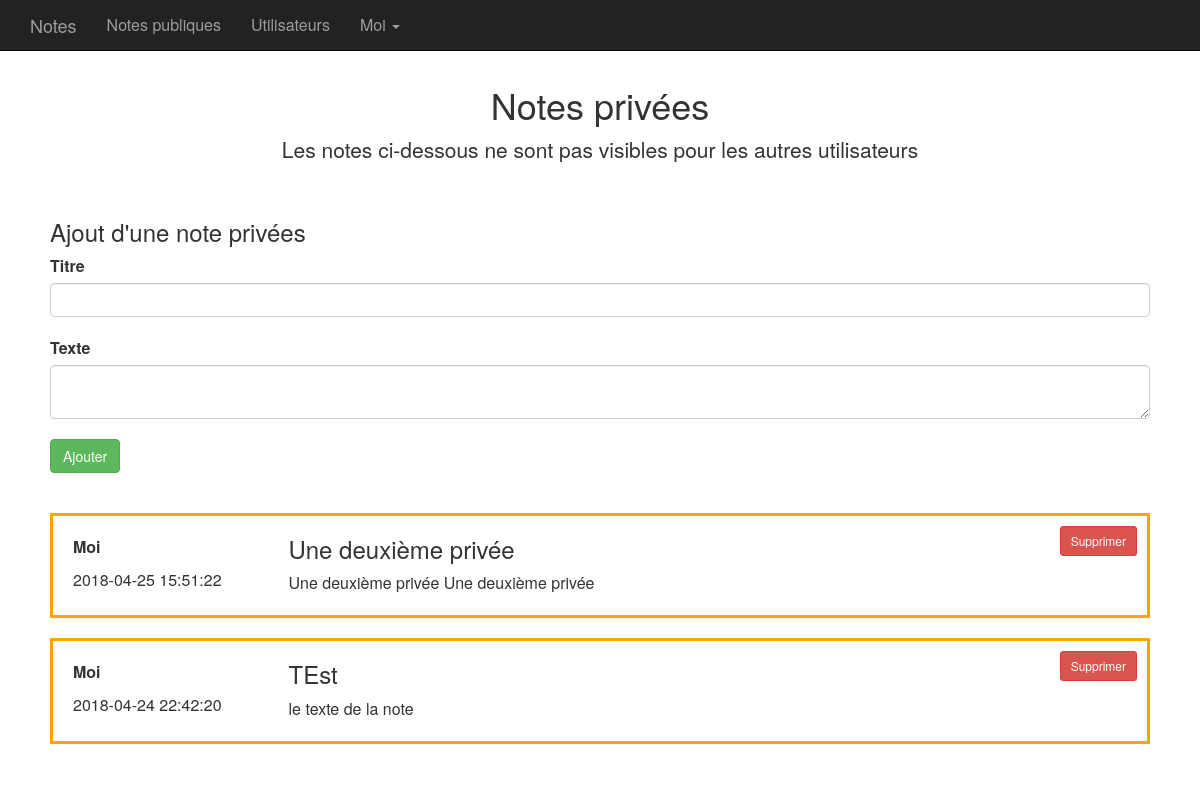
/moi/notes (signed in), run on the app's committed database.
### models.py (models this page shows, shortened)
class BaseModel(Model):
    class Meta:
        database = db

class Login(UserMixin):
    def is_password_good(self, password):
        if password:
            return self.passwd_hash == hash_password(password)
        return False

class User(BaseModel, Login):
    user_name = CharField(unique=True)
    email = CharField(null=True)
    passwd_hash = CharField(null=True)
    passwd_clear = CharField(null=True)
    creation_date = DateTimeField(default=get_datetime,formats=["%d/%m/%Y %H:%M:%S"])
    active = BooleanField(default=True)
    is_admin = BooleanField(default=False)

class Note(BaseModel):
    user =  ForeignKeyField(User, related_name='notes')
    title = CharField()
    content = CharField()
    creation_date = DateTimeField(default=get_datetime,formats=["%d/%m/%Y %H:%M:%S"])
    is_public = BooleanField(default=False)

### apptst.py (the view)
@app.route("/moi/notes")
@login_required
@log_access
def get_private_notes():
    notes = list(Note.select()
        .join(User)
        .where((User.id == current_user.id) & (Note.is_public == False)))
    notes.sort(key=lambda r: r.creation_date, reverse=True)
    return render_template("private_notes.tpl", notes=notes, ssl=is_ssl(request.url))

### apptst.py (called while the page is built)
def is_ssl(url):
    return url.split("://")[0].endswith("s")

def get_real_ip(request):
    return request.access_route[-1]

def log_activity(action):
    if current_user.is_anonymous:
        user_id = 1 # utilisateur anonyme, crée lors de la création des tables
    else:
        user_id = current_user.id
    try:
        activity = Activity.create(user=user_id, action=action, ip_addr=get_real_ip(request), user_agent=request.headers["user_agent"], platform=request.user_agent.platform, browser=request.user_agent.browser, version=request.user_agent.version)
    except Exception as e:
        app.logger.debug("Problème lors de la création d'une Activity:")
        app.logger.debug(e)

def log_access(func):
    @wraps(func)
    def decorated_function(*args, **kwargs):
        log_activity(request.path)
        return func(*args, **kwargs)
    return decorated_function

@login_manager.user_loader
def load_user(user_id):
    try:
        return User.get(User.id == str(user_id))
    except User.DoesNotExist:
        return None

### models.py (called while the page is built)
def get_datetime(format="%d/%m/%Y %H:%M:%S"):
    return datetime.now().strftime(format)

### templates/private_notes.tpl (shortened to what this page needs)
{% extends "base.tpl" %}
{% block page_title %}
<h1 class="sub-header">Notes privées</h1>
<p class="lead">Les notes ci-dessous ne sont pas visibles pour les autres utilisateurs</p>
{% endblock %}
{% block main_content %}
        <div class="note-form">
          <h3>Ajout d'une note privées</h3>
          <form action='{{ url_for("add_private_note") }}' method="POST">
              <div class="form-part">
                <label for="note_title">Titre</label>
                <input type="text" name="note_title" class="form-control" id="note_title">
              </div>
              <div class="form-part">
                <label for="note_content">Texte</label>
                <textarea class="form-control" name="note_content" id="note_content" rows="2"></textarea>
              </div>
              <button type="submit" class="btn btn-success">Ajouter</button>
            </form>
        </div>
        {% for note in notes %}
        <div class="note note-privee">
          <div class="delete-note"><a href="{{ url_for('delete_note', note_type='private', note_id=note.id) }}"><button class="btn btn-danger btn-sm" type="button">Supprimer</button></a></div>
          <div class="note-headers">
            <p class="note-user">{{ note.user.user_name }}</p>
            <p>{{ note.creation_date }}</p>
          </div>
          <div class="note-content">
            <h3>{{ note.title }}</h3>
            <p>{{ note.content }}</p>
          </div>
        </div>
        {% endfor %}
{% endblock %}

### templates/base.tpl (shortened to what this page needs)
<!DOCTYPE html>
<html lang="fr"><head>
    <link href="{{url_for('static', filename='css/bootstrap.css')}}" rel="stylesheet">
    <link href="{{url_for('static', filename='css/ie10-viewport-bug-workaround.css')}}" rel="stylesheet">
    <link href="{{url_for('static', filename='css/starter-template.css')}}" rel="stylesheet">
    <link href="{{url_for('static', filename='css/apptst.css')}}" rel="stylesheet">
  </head>
  <body>
    <nav class="navbar navbar-inverse navbar-fixed-top">
      <div class="container">
        <div class="navbar-header">
          <a class="navbar-brand" href="{{ url_for('index_page') }}">Notes</a>
        </div>
        <div id="navbar" class="collapse navbar-collapse">
          <ul class="nav navbar-nav">
            {% if not current_user.is_authenticated %}
            <li><a href='{{url_for("create_account_form")}}'>Créer un compte</a></li>
            <li><a href="{{ url_for('login_form') }}">Login</a></li>
            {% else %}
            <li><a href="{{ url_for('get_notes') }}">Notes publiques</a></li>
            {% if current_user.is_admin %}
            <li><a href="{{ url_for('user_list') }}">Utilisateurs</a></li>
            {% endif %}
            <li class="dropdown">
              <a href="#" class="dropdown-toggle" data-toggle="dropdown" role="button" aria-haspopup="true" aria-expanded="false">{{ current_user.user_name }} <span class="caret"></span></a>
            </li>
            {% endif %}
          </ul>
        </div>
      </div>
    </nav>
    <div class="container">
      <div class="starter-template">
      {% block page_title%}{% endblock %}
      </div>
      <div class="main-content">
      {% block main_content%}
      {% endblock %}
      </div>
    </div>
</body>
</html>

### static/css/starter-template.css (style rules this page uses)
body { padding-top: 50px; font-size: 16px; font-weight: 300; }
.starter-template { padding: 15px; text-align: center; }

### static/css/apptst.css (style rules this page uses)
.note-form { padding: 20px; padding-top: 0; }
.note { margin: 20px; padding: 10px; min-width: 200px; min-height: 100px; border: 1px solid grey; }
.note-headers { float: left; width: 20%; min-height: 100px; padding: 10px; }
.note-content { margin-left: 21%; width: 79%; }
.note-content h3 { margin-top: 10px; }
.note-user { font-size: 16px; font-weight: 900; }
.note-privee { border: 3px solid orange; }
.delete-note { float: right; }
.form-part { margin-bottom: 20px; }

### data on the page
User: user_name "Moi"
Note: user.user_name "Moi", creation_date "2018-04-25 15:51:22", title "Une deuxième privée", content "Une deuxième privée Une deuxième privée"
Note: user.user_name "Moi", creation_date "2018-04-24 22:42:20", title "TEst", content "le texte de la note"
